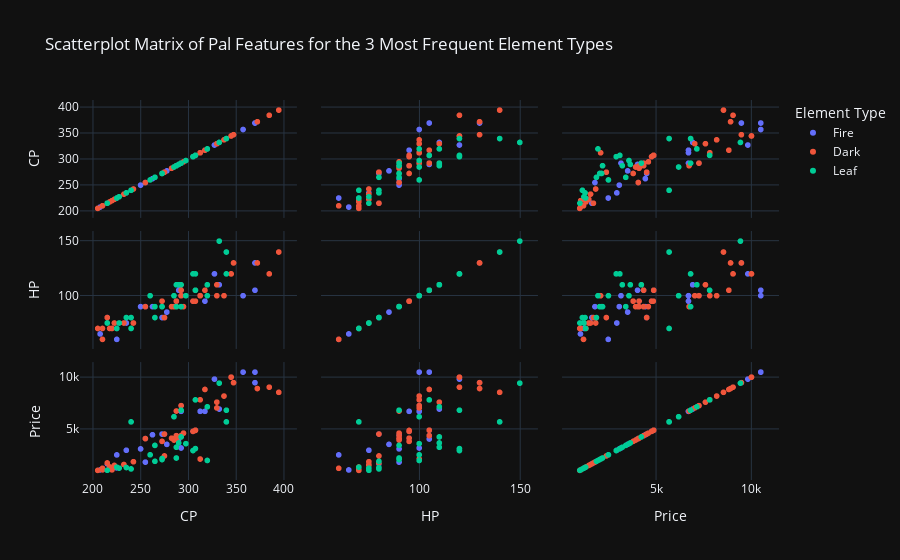

Notebook source saved alongside this figure:
### Markdown cell above
#### Visualization 2: Scatter Plot Matrix of Certain Features

### Code cell
def top_n_scatter_matrix(data_df, feat, n):
    """ creates a scatter plot matrix examining the comparison and impact of certain features on each other for the top n element types by count
    
    Args:
        data_df (pandas dataframe): a pandas dataframe of all the data for each pal
        feat (list): a list of Pal features to be compared 
        n (int): top n number of element types (1-8)
        
    Returns:
        null: plotting
    """
    
    # split element types into separate rows
    df_expanded = data_df.assign(**{'Element Type': data_df['Element Type'].str.split(r'(?=[A-Z])')}).explode('Element Type')

    # replace values in dataframe by the relevant element types
    ele_types = ['Earth', 'Fire', 'Dragon', 'Dark', 'Water', 'Electricity', 'Leaf', 'Normal', 'Ice']
    df_filtered = df_expanded[df_expanded['Element Type'].isin(ele_types)]
    
    # get the top n most frequent element types
    top_n_df = df_filtered[df_filtered['Element Type'].isin(dict(df_filtered['Element Type'].value_counts()[:n]).keys())]
    
    # scatterplot matrix with plotly
    fig = px.scatter_matrix(top_n_df,
    dimensions=feat, hover_data={'Name': True, 'Level': True},
    labels={'CP': 'CP', 'HP': 'HP', 'Price': 'Price'}, title=f'Scatterplot Matrix of Pal Features for the {n} Most Frequent Element Types', color='Element Type')

    # update marker settings
    fig.update_traces(diagonal_visible=True)

    # show plot
    fig.write_image("scatter_matrix.png")
    fig.show()

# our features to compare
features = ['CP', 'HP', 'Price']

# call the function
top_n_scatter_matrix(pals_df, features, 3)

### Figure 1 — Plotly figure (JSON) as saved in the notebook; plotly's stock layout.template omitted (floating-point values rounded to 4 significant figures)
{"data": [{"customdata": [["Arsox", 4], ["Blazamut", 9], ["Blazamut Ryu", 10], ["Blazehowl", 7], ["Blazehowl Noct", 8], ["Bushi", 7], ["Bushi Noct", 7], ["Chillet Ignis", 5], ["Faleris", 9], ["Flambelle", 1], ["Foxparks", 1], ["Gobfin Ignis", 3], ["Incineram", 4], ["Jormuntide Ignis", 9], ["Katress Ignis", 6], ["Kelpsea Ignis", 2], ["Kitsun", 6], ["Leezpunk Ignis", 3], ["Pyrin", 6], ["Pyrin Noct", 7], ["Ragnahawk", 7], ["Reptyro", 6], ["Rooby", 2], ["Sootseer", 7], ["Suzaku", 8], ["Vanwyrm", 4], ["Wixen", 6], ["Wixen Noct", 6]], "dimensions": [{"axis": {"matches": true}, "label": "CP", "values": [277.5, 357.5, 370.0, 290.0, 292.5, 272.5, 275.0, 262.5, 312.5, 225.0, 207.5, 255.0, 305.0, 370.0, 287.5, 225.0, 292.5, 215.0, 292.5, 292.5, 317.5, 332.5, 235.0, 307.5, 327.5, 287.5, 250.0, 255.0]}, {"axis": {"matches": true}, "label": "HP", "values": [85, 100, 105, 105, 105, 80, 80, 90, 100, 60, 65, 90, 95, 130, 95, 70, 100, 80, 100, 100, 95, 110, 75, 105, 120, 90, 90, 90]}, {"axis": {"matches": true}, "label": "Price", "values": [3520, 10520, 10520, 4040, 4360, 4520, 4520, 4450, 6720, 2500, 1040, 1800, 4780, 9500, 4120, 1240, 3170, 1640, 6720, 7270, 6720, 6940, 2950, 4890, 9840, 4360, 3080, 4080]}], "hovertemplate": "Element Type=Fire<br>%{xaxis.title.text}=%{x}<br>%{yaxis.title.text}=%{y}<br>Name=%{customdata[0]}<br>Level=%{customdata[1]}<extra></extra>", "legendgroup": "Fire", "marker": {"color": "#636efa", "symbol": "circle"}, "name": "Fire", "showlegend": true, "type": "splom", "diagonal": {"visible": true}}, {"customdata": [["Astegon", 9], ["Bellanoir", 20], ["Bellanoir Libero", 20], ["Blazehowl Noct", 8], ["Bushi Noct", 7], ["Cawgnito", 3], ["Daedream", 1], ["Depresso", 1], ["Felbat", 6], ["Frostallion Noct", 20], ["Helzephyr", 7], ["Helzephyr Lux", 8], ["Hoocrates", 1], ["Incineram", 4], ["Incineram Noct", 5], ["Katress", 6], ["Katress Ignis", 6], ["Killamari", 1], ["Leezpunk", 2], ["Loupmoon", 3], ["Lyleen Noct", 10], ["Maraith", 6], ["Mau", 1], ["Menasting", 9], ["Necromus", 20], ["Nox", 6], ["Prixter", 5], ["Pyrin Noct", 7], ["Selyne", 9], ["Shadowbeak", 10], ["Shroomer Noct", 5], ["Sootseer", 7], ["Tombat", 5], ["Vanwyrm", 4], ["Vanwyrm Cryst", 5], ["Wixen Noct", 6], ["Xenovader", 7]], "dimensions": [{"axis": {"matches": true}, "label": "CP", "values": [337.5, 345.0, 345.0, 292.5, 275.0, 242.5, 217.5, 210.0, 312.5, 395.0, 312.5, 317.5, 220.0, 305.0, 307.5, 282.5, 287.5, 210.0, 215.0, 275.0, 330.0, 232.5, 205.0, 330.0, 372.5, 222.5, 285.0, 292.5, 347.5, 385.0, 292.5, 307.5, 272.5, 287.5, 295.0, 255.0, 287.5]}, {"axis": {"matches": true}, "label": "HP", "values": [100, 120, 120, 105, 80, 75, 70, 70, 100, 140, 100, 105, 70, 95, 95, 90, 95, 60, 80, 80, 110, 75, 70, 100, 130, 75, 90, 100, 130, 120, 110, 105, 95, 90, 90, 90, 90]}, {"axis": {"matches": true}, "label": "Price", "values": [8200, 10030, 10030, 4360, 4520, 1840, 1330, 1050, 2100, 8560, 7840, 8840, 1050, 4780, 4870, 4120, 4120, 1200, 1720, 2400, 7610, 1570, 1000, 7050, 8930, 1480, 3939, 7270, 9500, 9060, 4240, 4890, 3810, 4360, 4610, 4080, 6750]}], "hovertemplate": "Element Type=Dark<br>%{xaxis.title.text}=%{x}<br>%{yaxis.title.text}=%{y}<br>Name=%{customdata[0]}<br>Level=%{customdata[1]}<extra></extra>", "legendgroup": "Dark", "marker": {"color": "#EF553B", "symbol": "circle"}, "name": "Dark", "showlegend": true, "type": "splom", "diagonal": {"visible": true}}, {"customdata": [["Beegarde", 4], ["Bristla", 1], ["Broncherry", 7], ["Broncherry Aqua", 8], ["Caprity", 3], ["Cinnamoth", 4], ["Dinossom", 6], ["Elizabee", 8], ["Flopie", 1], ["Gumoss", 1], ["Lifmunk", 1], ["Lullu", 4], ["Lyleen", 9], ["Mammorest", 8], ["Mossanda", 6], ["Petallia", 8], ["Quivern Botan", 8], ["Robinquill", 5], ["Robinquill Terra", 6], ["Shroomer", 4], ["Shroomer Noct", 5], ["Tanzee", 1], ["Vaelet", 8], ["Verdash", 8], ["Warsect", 8], ["Wumpo Botan", 8]], "dimensions": [{"axis": {"matches": true}, "label": "CP", "values": [265.0, 240.0, 305.0, 307.5, 260.0, 240.0, 287.5, 292.5, 227.5, 225.0, 215.0, 265.0, 320.0, 332.5, 285.0, 297.5, 307.5, 272.5, 272.5, 290.0, 292.5, 235.0, 320.0, 287.5, 340.0, 340.0]}, {"axis": {"matches": true}, "label": "HP", "values": [80, 80, 120, 120, 100, 70, 110, 90, 75, 70, 75, 90, 110, 150, 100, 100, 105, 90, 90, 110, 110, 80, 100, 90, 120, 140]}, {"axis": {"matches": true}, "label": "Price", "values": [1880, 1140, 2920, 3110, 2510, 5700, 3240, 6830, 1220, 1310, 1010, 3420, 7160, 9450, 6200, 3590, 7830, 2050, 2150, 3660, 4240, 1280, 1960, 2200, 6830, 5700]}], "hovertemplate": "Element Type=Leaf<br>%{xaxis.title.text}=%{x}<br>%{yaxis.title.text}=%{y}<br>Name=%{customdata[0]}<br>Level=%{customdata[1]}<extra></extra>", "legendgroup": "Leaf", "marker": {"color": "#00cc96", "symbol": "circle"}, "name": "Leaf", "showlegend": true, "type": "splom", "diagonal": {"visible": true}}], "layout": {"legend": {"title": {"text": "Element Type"}, "tracegroupgap": 0}, "title": {"text": "Scatterplot Matrix of Pal Features for the 3 Most Frequent Element Types"}, "dragmode": "select"}}
